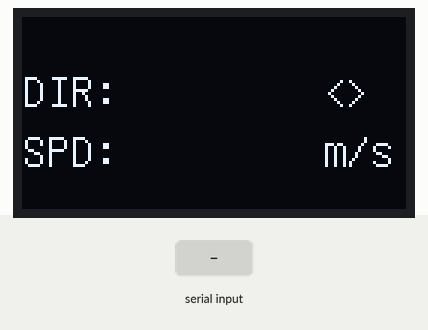
Bench run of a sketch on a simulated Arduino Uno, built with avr-gcc and run on an emulated ATmega328P. Shown: 128×64 one-colour display. The inputs (shaded band) are chosen by the test bench.

Above: at 1.2 s.
1.3 s: byte 90 received over Serial
At 3.0 s:
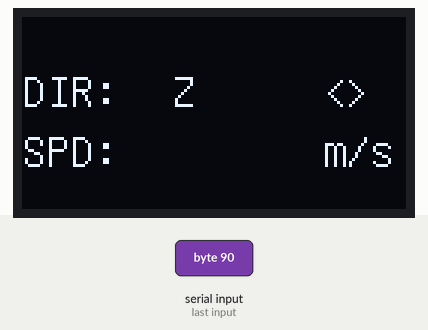
3.9 s: byte 120 received over Serial
At 5.5 s:
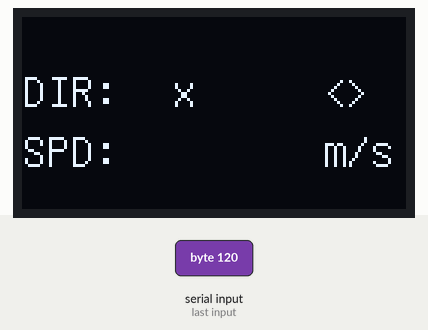
Timing chart, 0 to 7.0 s (numbered marks = the images above; inputs shaded):
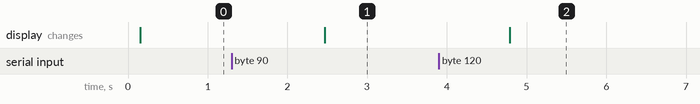

Measured:
- after the input at 1.3 s, the display: changes after 1.2 s (image 1)
- after the input at 3.9 s, the display: changes after 0.89 s (image 2)

The sketch:

sketch_nov29b-oled-4wd.ino
```cpp
#include "U8glib.h"

U8GLIB_SH1106_128X64 u8g(13, 11, 10, 9, 8);  // (CLK)D0=13, (MOSI)D1=11, CS=10, DC=9, Reset=8
char iB;
void draw(void) {
u8g.setFont(u8g_font_unifont);  // select font
u8g.drawStr(0, 30, "DIR:");  // put string of display at position X, Y
u8g.drawStr(0, 50, "SPD:");
u8g.setPrintPos(50, 30);  // set position
u8g.print(iB,0);
u8g.drawStr(100, 30, "<>");
u8g.setPrintPos(50, 50);
u8g.drawStr(100, 50, "m/s");
}
void setup(void) {
  Serial.begin(9600);

}
void loop(void) {
u8g.firstPage();
if (Serial.available() > 0) {  // if the data came
    iB = Serial.read();
}// read byte
do {
draw();
} while( u8g.nextPage() );
delay(1000);
}
```
